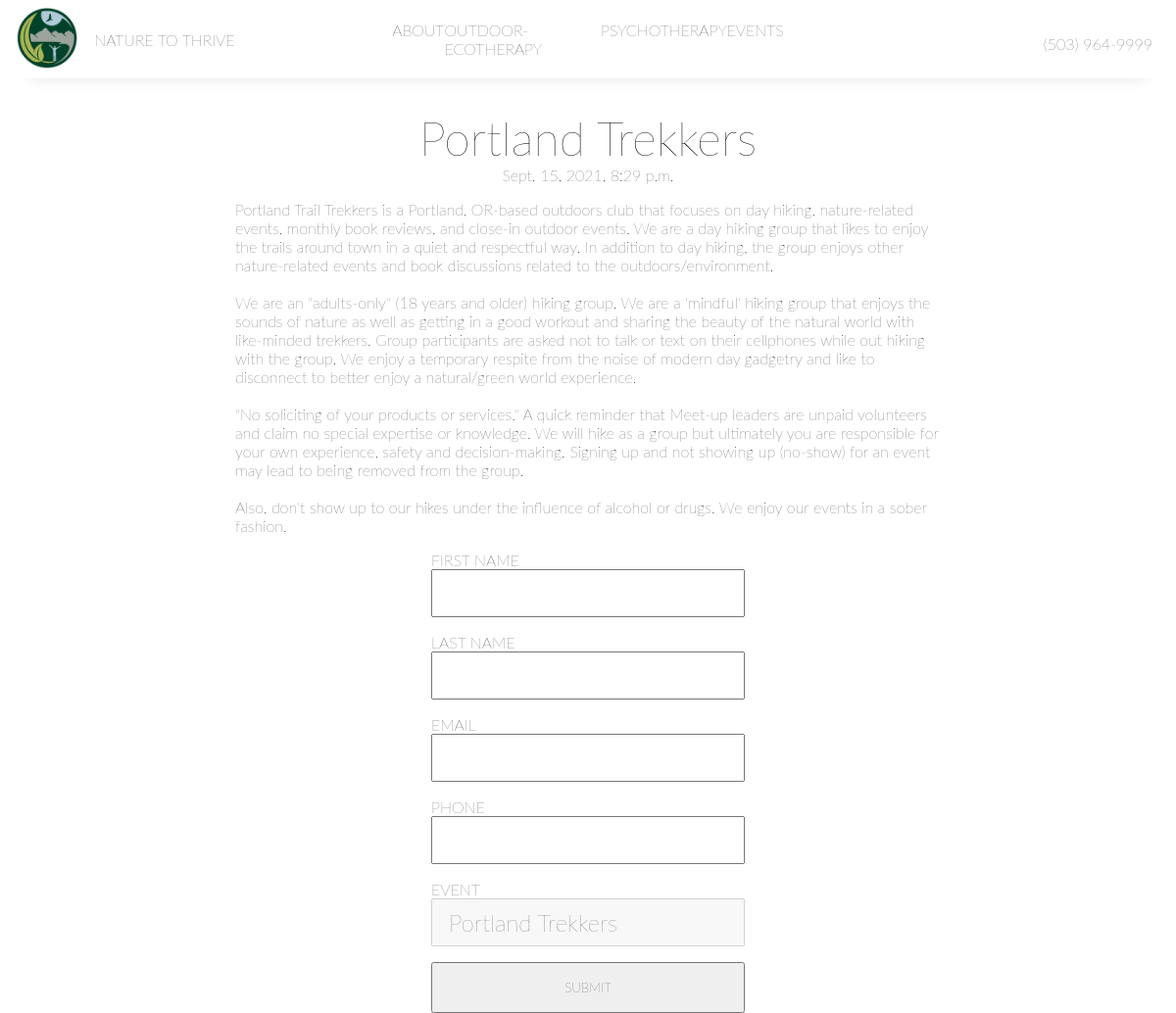
Screenshot of /event/1 with the database file from the repository.
### natureapp/models.py (models this page shows, shortened)
class Post(models.Model):
    title = models.CharField(max_length=255)
    summary = models.CharField(max_length=255, default='See more by clicking on the link below')
    body = models.TextField()
    event_date = models.DateTimeField(default=now, blank=True)
    image = models.ImageField(upload_to='images/', default='images/cat.jpg')

### natureapp/views.py (the view)
# urls.py: path('event/<int:pk>', EventDetailView.as_view(), name="event_details" )
class EventDetailView(DetailView):
    model = Post
    template_name = 'event_details.html'

### natureapp/templates/event_details.html
{% extends 'home.html' %}
{% block event_details %}
    <div id="eventPage">
        <p id="eventTitle">{{ post.title }} </p>
        <p id="eventDate">{{ post.event_date }}</p>
        <p id="eventBody">{{ post.body }}</p>
        <form id='eventFormContainer'>
                    <div id='eventFormInner'>
                        <label id="formLabel">FIRST NAME</label>
                        <input></input>
                        <label id="formLabel">LAST NAME</label>
                        <input></input>
                        <label id="formLabel">EMAIL</label>
                        <input type="email"></input>
                        <label id="formLabel">PHONE</label>
                        <input type='tel'></input>
                        <label id="formLabel" >EVENT</label>
                        <input type='tel' value="{{ post.title }}" disabled></input>
                        <button type="submit">SUBMIT</button>
                    </div>
                </form>
            </div>
{% endblock event_details %}

### natureapp/static/natureapp/main.css (style rules this page uses)
* { margin: 0; padding: 0; font-family: 'Lato', sans-serif; font-weight: lighter; box-sizing: border-box; }
#eventFormContainer { display: flex; justify-content: center; }
#eventFormInner { display: flex; flex-direction: column; width: 20rem; }
#eventFormInner input { padding: .5rem 1rem .5rem 1rem; font-size: 1.5rem; }
#eventFormInner label { text-align: start; margin-top: 1rem; }
#eventFormInner button { margin-top: 1rem; padding: 1rem; }
#eventPage { margin-top: 2rem; margin-left: 20vw; margin-right: 20vw; }
#eventTitle { font-size: 3rem; text-align: center; }
#eventDate { text-align: center; }
#eventBody { margin-top: 1rem; white-space: pre-wrap; }

### rows the page displays
Post: title "Portland Trekkers", event_date "Sept. 15, 2021, 8:29 p.m.", body "Portland Trail Trekkers is a Portland, OR-based outdoors club that focuses on day hiking, nature-related events, monthly book reviews, and close-in outdoor events. We are a day hiking group that likes to enjoy the trails around town in a quiet and respectful way. In addition to day hiking, the group enjoys other nature-related events and book discussions related to the outdoors/environment. We are an \"adults-only\" (18 years and older) hiking group. We are a 'mindful' hiking group that enjoys the sounds of nature as well as getting in a good workout and sharing the beauty of the natural world with like-minded trekkers. Group participants are asked not to talk or text on their cellphones…"
